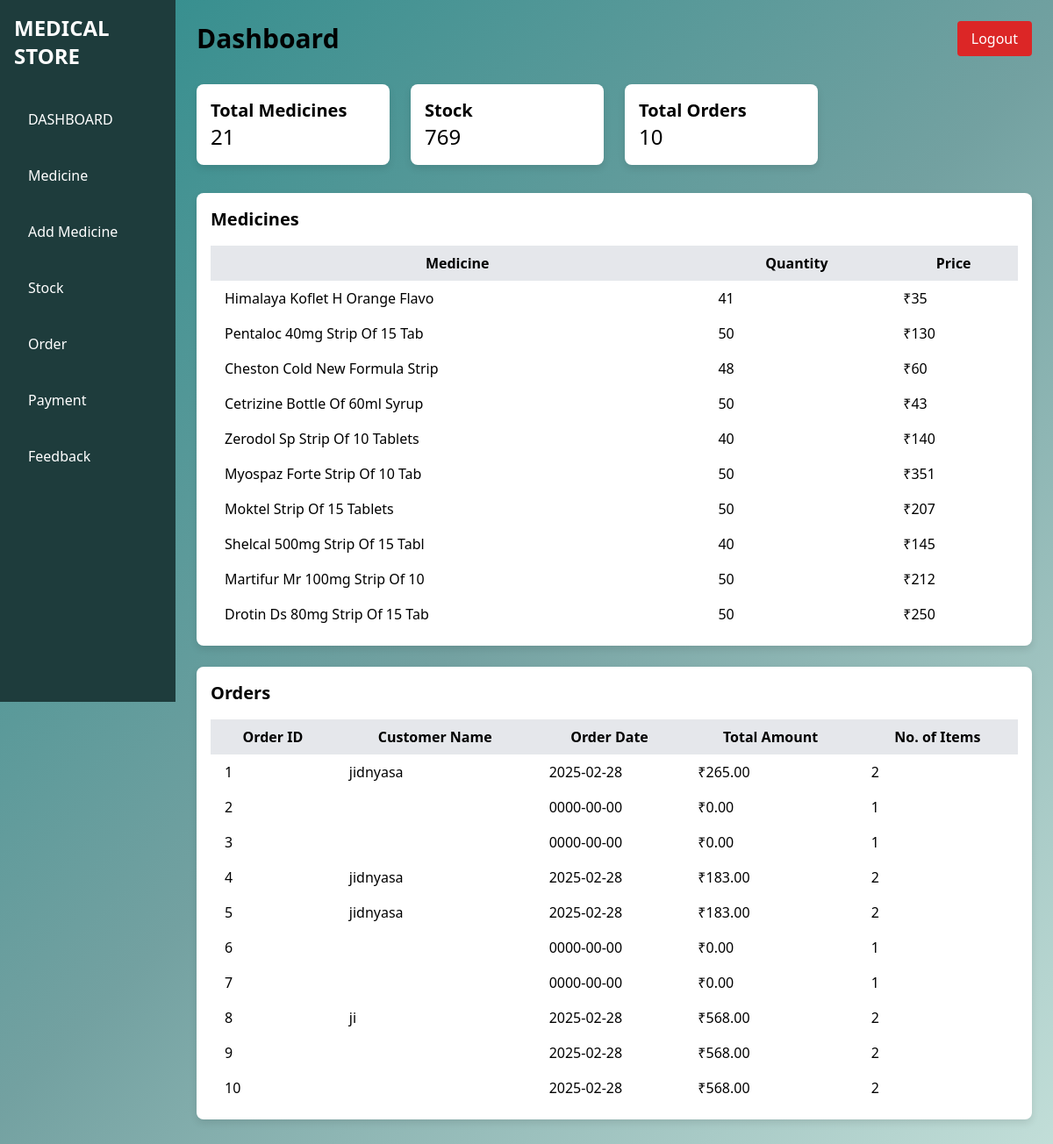
The app's page /admin.php with its own data.
### tables this page shows
CREATE TABLE `medicines` (
  `med_id` int(11) NOT NULL,
  `name` varchar(30) NOT NULL,
  `description` varchar(100) NOT NULL,
  `type` varchar(20) NOT NULL,
  `quantity` int(10) NOT NULL,
  `exp_date` date NOT NULL,
  `mfg_date` date NOT NULL,
  `price` int(20) NOT NULL,
  `image_path` varchar(255) DEFAULT NULL
);

CREATE TABLE `orders` (
  `order_id` int(11) NOT NULL,
  `customer_name` varchar(255) NOT NULL,
  `order_date` date NOT NULL,
  `total_amount` decimal(10,2) NOT NULL,
  `no_of_items` int(11) NOT NULL,
  `med_id` int(11) NOT NULL,
  `date_time` timestamp NOT NULL DEFAULT current_timestamp()
);

### admin.php (the view, shortened to what this page needs)
<!DOCTYPE html>
<html lang="en">
<head>
    <link href="https://cdn.jsdelivr.net/npm/tailwindcss@2.2.19/dist/tailwind.min.css" rel="stylesheet">
</head>
<body class="custom-bg">
    <?php
    $conn = new mysqli("localhost", "root", "", "webdb");
    $stmt = $conn->prepare("SELECT COUNT(*) as total FROM medicines");
    $stmt->execute();
    $stmt->bind_result($totalMedicines);
    $stmt = $conn->prepare("SELECT SUM(quantity) as stock FROM medicines");
    $stmt->execute();
    $stmt->bind_result($totalStock);
    $stmt = $conn->prepare("SELECT COUNT(*) as totalOrders FROM orders");
    $stmt->execute();
    $stmt->bind_result($totalOrders);
    $medicines = $conn->query("SELECT * FROM medicines LIMIT 10");
    $orders = $conn->query("SELECT order_id, customer_name, order_date, total_amount, no_of_items FROM orders LIMIT 10");
    ?>
    <div class="flex">
        <div class="w-1/6 custom-sidebar text-white h-screen">
            <div class="p-4">
                <h1 class="text-2xl font-bold">MEDICAL STORE</h1>
                <ul class="mt-8">
                    <li class="mt-4"><a href="admin.php">DASHBOARD</a></li>
                    <li class="mt-4"><a href="medicine.php">Medicine</a></li>
                    <li class="mt-4"><a href="add_medicine.php">Add Medicine</a></li>
                    <li class="mt-4"><a href="stock.php">Stock</a></li>
                    <li class="mt-4"><a href="order.php">Order</a></li>
                    <li class="mt-4">Payment</li>
                    <li class="mt-4"><a href="view_feedback.php">Feedback</a></li>
                </ul>
            </div>
        </div>
        <div class="w-5/6 p-6">
            <div class="flex justify-between items-center">
                <h2 class="text-3xl font-bold">Dashboard</h2>
                <a href="logout1.php" class="bg-red-600 text-white py-2 px-4 rounded">Logout</a>
            </div>
            <div class="grid grid-cols-4 gap-6 mt-8">
                <div class="custom-card p-4">
                    <h3 class="text-xl font-bold">Total Medicines</h3>
                    <p class="text-2xl"><?= htmlspecialchars($totalMedicines) ?></p>
                </div>
                <div class="custom-card p-4">
                    <h3 class="text-xl font-bold">Stock</h3>
                    <p class="text-2xl"><?= htmlspecialchars($totalStock) ?></p>
                </div>
                <div class="custom-card p-4">
                    <h3 class="text-xl font-bold">Total Orders</h3>
                    <p class="text-2xl"><?= htmlspecialchars($totalOrders) ?></p>
                </div>
            </div>
            <div class="mt-8">
                <div class="custom-card p-4 mb-6">
                    <h3 class="text-xl font-bold mb-4">Medicines</h3>
                    <div class="flex justify-start items-start">
                        <table class="min-w-full">
                            <thead>
                                <tr class="bg-gray-200">
                                    <th class="py-2 px-4">Medicine</th>
                                    <th class="py-2 px-4">Quantity</th>
                                    <th class="py-2 px-4">Price</th>
                                </tr>
                            </thead>
                            <tbody>
                                <?php while($row = $medicines->fetch_assoc()): ?>
                                    <tr>
                                        <td class="py-2 px-4"><?= htmlspecialchars($row['name']) ?></td>
                                        <td class="py-2 px-4"><?= htmlspecialchars($row['quantity']) ?></td>
                                        <td class="py-2 px-4">₹<?= htmlspecialchars($row['price']) ?></td>
                                    </tr>
                                <?php endwhile; ?>
                            </tbody>
                        </table>
                    </div>
                </div>
                <div class="custom-card p-4 mb-6">
                    <h3 class="text-xl font-bold mb-4">Orders</h3>
                    <div class="flex justify-start items-start">
                        <table class="min-w-full">
                            <thead>
                                <tr class="bg-gray-200">
                                    <th class="py-2 px-4">Order ID</th>
                                    <th class="py-2 px-4">Customer Name</th>
                                    <th class="py-2 px-4">Order Date</th>
                                    <th class="py-2 px-4">Total Amount</th>
                                    <th class="py-2 px-4">No. of Items</th>
                                </tr>
                            </thead>
                            <tbody>
                                <?php while($order = $orders->fetch_assoc()): ?>
                                    <tr>
                                        <td class="py-2 px-4"><?= htmlspecialchars($order['order_id']) ?></td>
                                        <td class="py-2 px-4"><?= htmlspecialchars($order['customer_name']) ?></td>
                                        <td class="py-2 px-4"><?= htmlspecialchars($order['order_date']) ?></td>
                                        <td class="py-2 px-4">₹<?= htmlspecialchars($order['total_amount']) ?></td>
                                        <td class="py-2 px-4"><?= htmlspecialchars($order['no_of_items']) ?></td>
                                    </tr>
                                <?php endwhile; ?>
                            </tbody>
                        </table>
                    </div>
                </div>
            </div>
        </div>
    </div>
</body>
</html>

### admin.php (style rules this page uses)
.custom-bg { background: linear-gradient(135deg, #2d8c8c, #73a1a1, #c3dfd9); }
.custom-card { background: white; border-radius: 8px; box-shadow: 0 4px 8px rgba(0, 0, 0, 0.1); }
.custom-sidebar { background: #1e3c3c; }
.custom-sidebar li { padding: 12px 16px; cursor: pointer; }

### records on screen
medicines: name "Himalaya Koflet H Orange Flavo", quantity "41", price "35"
medicines: name "Pentaloc 40mg Strip Of 15 Tab", quantity "50", price "130"
medicines: name "Cheston Cold New Formula Strip", quantity "48", price "60"
medicines: name "Cetrizine Bottle Of 60ml Syrup", quantity "50", price "43"
medicines: name "Zerodol Sp Strip Of 10 Tablets", quantity "40", price "140"
medicines: name "Myospaz Forte Strip Of 10 Tab", quantity "50", price "351"
medicines: name "Moktel Strip Of 15 Tablets", quantity "50", price "207"
medicines: name "Shelcal 500mg Strip Of 15 Tabl", quantity "40", price "145"
medicines: name "Martifur Mr 100mg Strip Of 10", quantity "50", price "212"
medicines: name "Drotin Ds 80mg Strip Of 15 Tab", quantity "50", price "250"
orders: order_id "1", customer_name "jidnyasa", order_date "2025-02-28", total_amount "265.00", no_of_items "2"
orders: order_id "2", order_date "0000-00-00", total_amount "0.00", no_of_items "1"
orders: order_id "3", order_date "0000-00-00", total_amount "0.00", no_of_items "1"
orders: order_id "4", customer_name "jidnyasa", order_date "2025-02-28", total_amount "183.00", no_of_items "2"
orders: order_id "5", customer_name "jidnyasa", order_date "2025-02-28", total_amount "183.00", no_of_items "2"
orders: order_id "6", order_date "0000-00-00", total_amount "0.00", no_of_items "1"
orders: order_id "7", order_date "0000-00-00", total_amount "0.00", no_of_items "1"
orders: order_id "8", customer_name "ji", order_date "2025-02-28", total_amount "568.00", no_of_items "2"
orders: order_id "9", order_date "2025-02-28", total_amount "568.00", no_of_items "2"
orders: order_id "10", order_date "2025-02-28", total_amount "568.00", no_of_items "2"

### other values on screen
$totalMedicines "21"
$totalStock "769"
$totalOrders "10"
